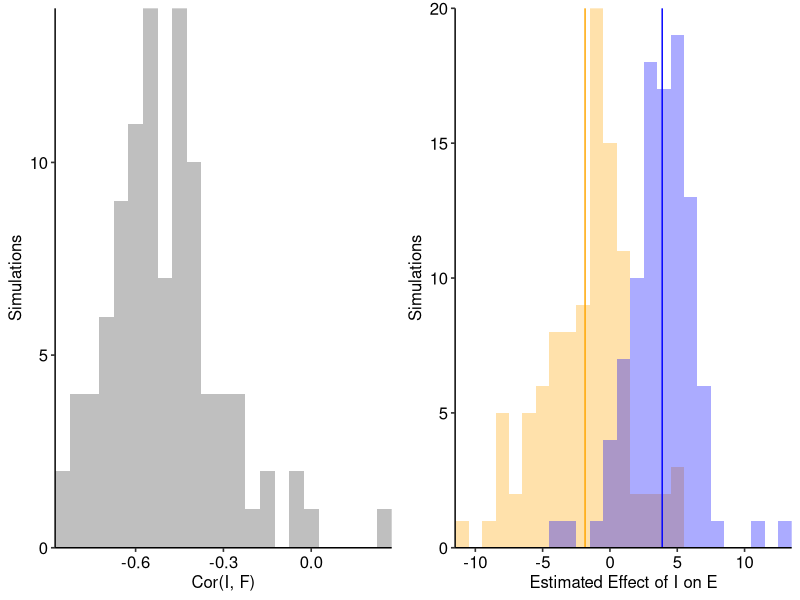
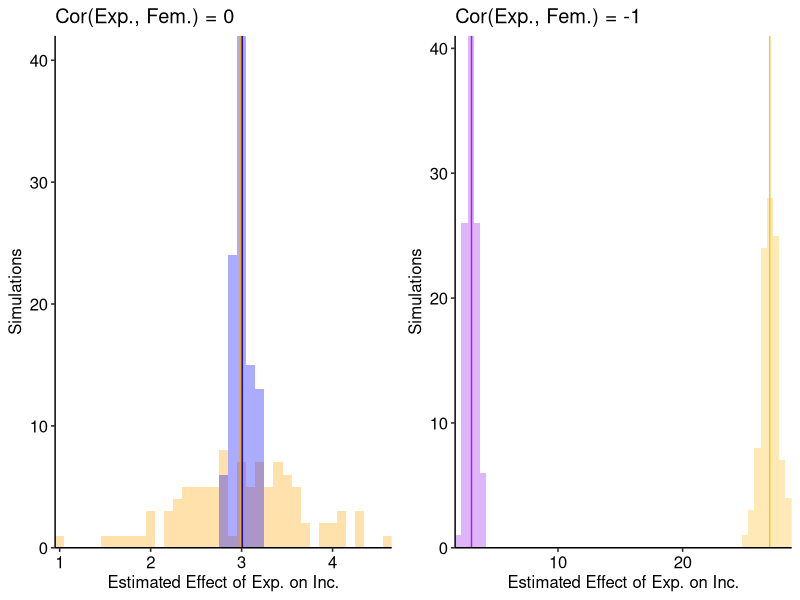

Write R code to recreate these figures, in order.
## ---- chunk 1

library(tidyverse)
library(magrittr)
library(ggpubr)

## ---- chunk 2

set.seed(7)

n_population = 10000
n_samples = 100

dat = 
  tibble(group = rep(1:n_samples, each = n_population / n_samples),
         e = rnorm(n_population),
         u = rnorm(n_population),
         I = rnorm(n_population),
         F = 2 - 5 * I + u,
         E = 5 + 4 * I + 2 * F + e) %>% 
  filter(I > 0 & F > 0) %>% # Clean out nonsense values.
  group_by(group) %>% 
  nest %>% 
  mutate(cor_i_f = map(data, ~ cor(.x$I, .x$F)),
         model_omit = map(data, ~ lm(E ~ I, .x)),
         coefficients_omit = map(model_omit, coef),
         intercept_omit = map(coefficients_omit, extract2, 1),
         beta_i_omit = map(coefficients_omit, extract2, 2),
         model = map(data, ~ lm(E ~ I + F, .x)),
         coefficients = map(model, coef),
         intercept = map(coefficients, extract2, 1),
         beta_i = map(coefficients, extract2, 2),
         beta_f = map(coefficients, extract2, 3)) %>% 
  select(group, cor_i_f, starts_with("bet")) %>% 
  unnest(everything()) %>% 
  ungroup

## ---- chunk 3

# Plot distributions of interest.

vis_cor = 
  dat %>% 
  ggplot() +
  geom_histogram(aes(x = cor_i_f),
                 color = NA,
                 fill = "grey75",
                 binwidth = 0.05) +
  scale_x_continuous(expand = c(0, 0)) +
  scale_y_continuous(expand = c(0, 0)) +
  labs(x = "Cor(I, F)", 
       y = "Simulations") +
  theme_pubr()

vis_mean_omit = dat %>% pivot_longer(everything()) %>% filter(name == "beta_i_omit") %>% summarize(value = value %>% mean) %>% magrittr::extract2(1)
vis_mean = dat %>% pivot_longer(everything()) %>% filter(name == "beta_i") %>% summarize(value = value %>% mean) %>% magrittr::extract2(1)

vis_bet = 
  dat %>% 
  select(starts_with("beta_i")) %>% 
  pivot_longer(everything()) %>% 
  ggplot() +
  geom_histogram(data = . %>% filter(name == "beta_i_omit"),
                 aes(x = value),
                 fill = "orange",
                 alpha = 0.33,
                 binwidth = 1) +
  geom_histogram(data = . %>% filter(name == "beta_i"),
                 aes(x = value),
                 fill = "blue",
                 alpha = 0.33,
                 binwidth = 1) +
  geom_vline(xintercept = vis_mean_omit,
             color = "orange") +
  geom_vline(xintercept = vis_mean,
             color = "blue") +
  scale_x_continuous(expand = c(0, 0)) +
  scale_y_continuous(expand = c(0, 0)) +
  labs(x = "Estimated Effect of I on E", 
       y = "Simulations") +
  theme_pubr()

vis_both = ggarrange(vis_cor, vis_bet, nrow = 1)

ggsave("output/vis_ovb_b.png",
       vis_both,
       dpi = 300,
       width = 8,
       height = 4)

## ---- chunk 4

dat = 
  tibble(group = rep(1:n_samples, each = n_population / n_samples),
         age = runif(n_population, 65 - 16, 65),
         edu = runif(n_population, 10, 20),
         exp = age - edu - rnorm(n_population), 
         e = rnorm(n_population),
         u = rnorm(n_population),
         fem_0 = 2 + 0 * exp + u,
         fem_1 = 2 + (-4) * exp + u,
         inc_0 = 1 + 3 * exp + 6 * edu + 3 * age + (-6) * fem_0 + e,
         inc_1 = 1 + 3 * exp + 6 * edu + 3 * age + (-6) * fem_1 + e) %>% 
  group_by(group) %>% 
  nest %>% 
  mutate(cor_0 = map(data, ~ cor(.x$exp, .x$fem_0)),
         cor_1 = map(data, ~ cor(.x$exp, .x$fem_1)),
         mod_uncor_omit = map(data, ~ lm(inc_0 ~ exp + edu + age, .x)),
         coef_uncor_omit = map(mod_uncor_omit, coef),
         beta_uncor_omit = map(coef_uncor_omit, extract2, 2),
         mod_uncor = map(data, ~ lm(inc_0 ~ exp + edu + age + fem_0, .x)),
         coef_uncor = map(mod_uncor, coef),
         beta_uncor = map(coef_uncor, extract2, 2),
         mod_cor_omit = map(data, ~ lm(inc_1 ~ exp + edu + age, .x)),
         coef_cor_omit = map(mod_cor_omit, coef),
         beta_cor_omit = map(coef_cor_omit, extract2, 2),
         mod_cor = map(data, ~ lm(inc_1 ~ exp + edu + age + fem_1, .x)),
         coef_cor = map(mod_cor, coef),
         beta_cor = map(coef_cor, extract2, 2)) %>% 
  select(group, starts_with("cor"), starts_with("bet")) %>% 
  unnest(everything()) %>% 
  ungroup

## ---- chunk 5

# Plot distributions of interest.

vis_mean_uncor_omit = 
  dat %>% 
  pivot_longer(everything()) %>% 
  filter(name == "beta_uncor_omit") %>% 
  summarize(value = value %>% mean) %>% 
  magrittr::extract2(1)

vis_mean_uncor = 
  dat %>% 
  pivot_longer(everything()) %>% 
  filter(name == "beta_uncor") %>% 
  summarize(value = value %>% mean) %>% 
  magrittr::extract2(1)

vis_mean_cor_omit = 
  dat %>% 
  pivot_longer(everything()) %>% 
  filter(name == "beta_cor_omit") %>% 
  summarize(value = value %>% mean) %>% 
  magrittr::extract2(1)

vis_mean_cor = 
  dat %>% 
  pivot_longer(everything()) %>% 
  filter(name == "beta_cor") %>% 
  summarize(value = value %>% mean) %>% 
  magrittr::extract2(1)

vis_uncor = 
  dat %>% 
  select(starts_with("beta_uncor")) %>% 
  pivot_longer(everything()) %>% 
  ggplot() +
  geom_histogram(data = . %>% filter(name == "beta_uncor_omit"),
                 aes(x = value),
                 fill = "orange",
                 alpha = 0.33,
                 binwidth = 0.10) +
  geom_histogram(data = . %>% filter(name == "beta_uncor"),
                 aes(x = value),
                 fill = "blue",
                 alpha = 0.33,
                 binwidth = 0.10) +
  geom_vline(xintercept = vis_mean_uncor_omit,
             color = "orange") +
  geom_vline(xintercept = vis_mean_uncor,
             color = "blue") +
  scale_x_continuous(expand = c(0, 0)) +
  scale_y_continuous(expand = c(0, 0)) +
  labs(x = "Estimated Effect of Exp. on Inc.", 
       y = "Simulations",
       title = "Cor(Exp., Fem.) = 0") +
  theme_pubr()

vis_cor = 
  dat %>% 
  select(starts_with("beta_cor")) %>% 
  pivot_longer(everything()) %>% 
  ggplot() +
  geom_histogram(data = . %>% filter(name == "beta_cor_omit"),
                 aes(x = value),
                 fill = "goldenrod1",
                 alpha = 0.33,
                 binwidth = 0.50) +
  geom_histogram(data = . %>% filter(name == "beta_cor"),
                 aes(x = value),
                 fill = "purple",
                 alpha = 0.33,
                 binwidth = 0.50) +
  geom_vline(xintercept = vis_mean_cor_omit,
             color = "goldenrod1") +
  geom_vline(xintercept = vis_mean_cor,
             color = "purple") +
  scale_x_continuous(expand = c(0, 0)) +
  scale_y_continuous(expand = c(0, 0)) +
  labs(x = "Estimated Effect of Exp. on Inc.", 
       y = "Simulations",
       title = "Cor(Exp., Fem.) = -1") +
  theme_pubr()

vis_both = ggarrange(vis_uncor, vis_cor, nrow = 1)

ggsave("output/vis_ovb_d.png",
       vis_both,
       dpi = 300,
       width = 8,
       height = 4)

